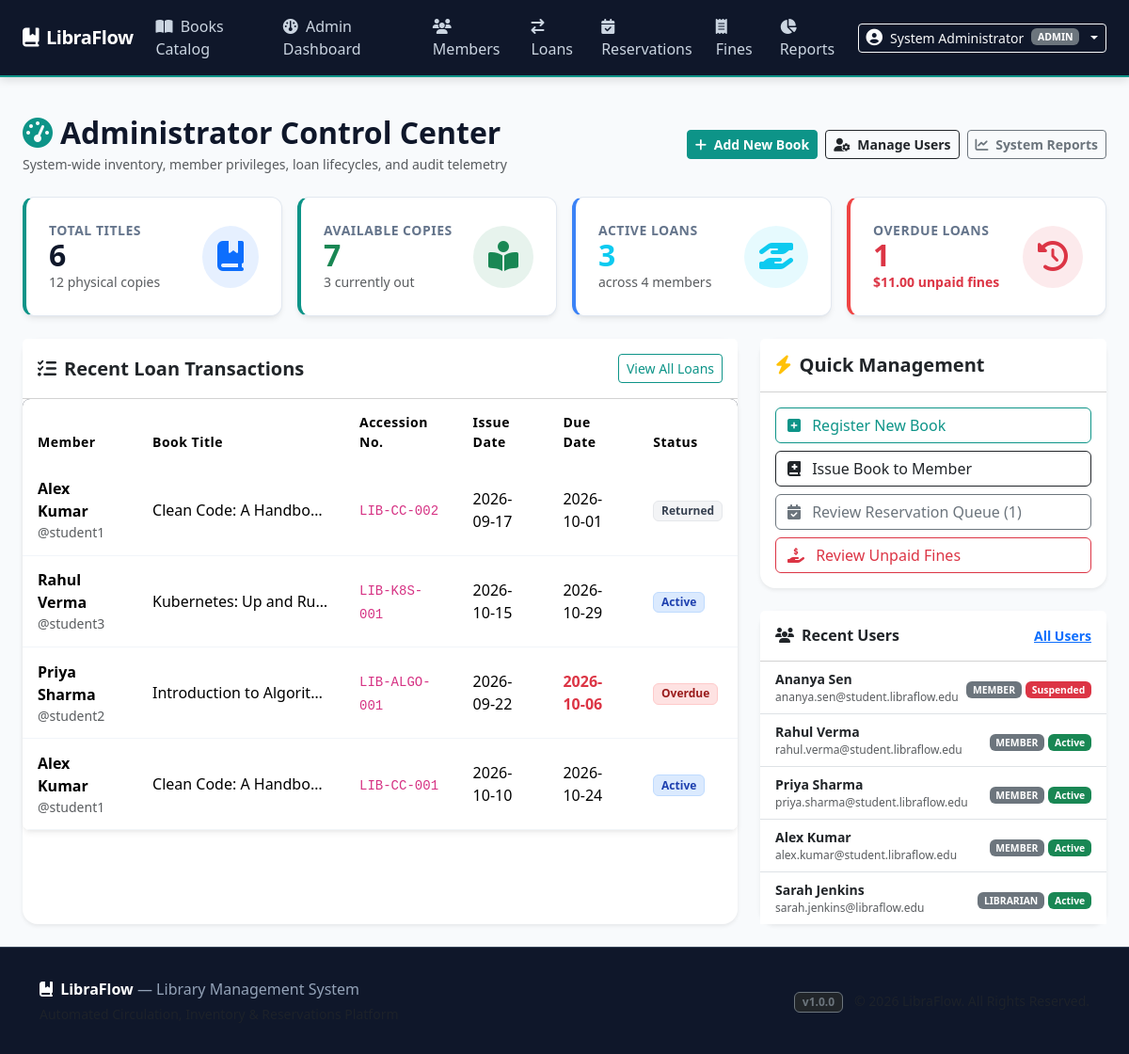
The app's page /admin/dashboard (signed in), older data.
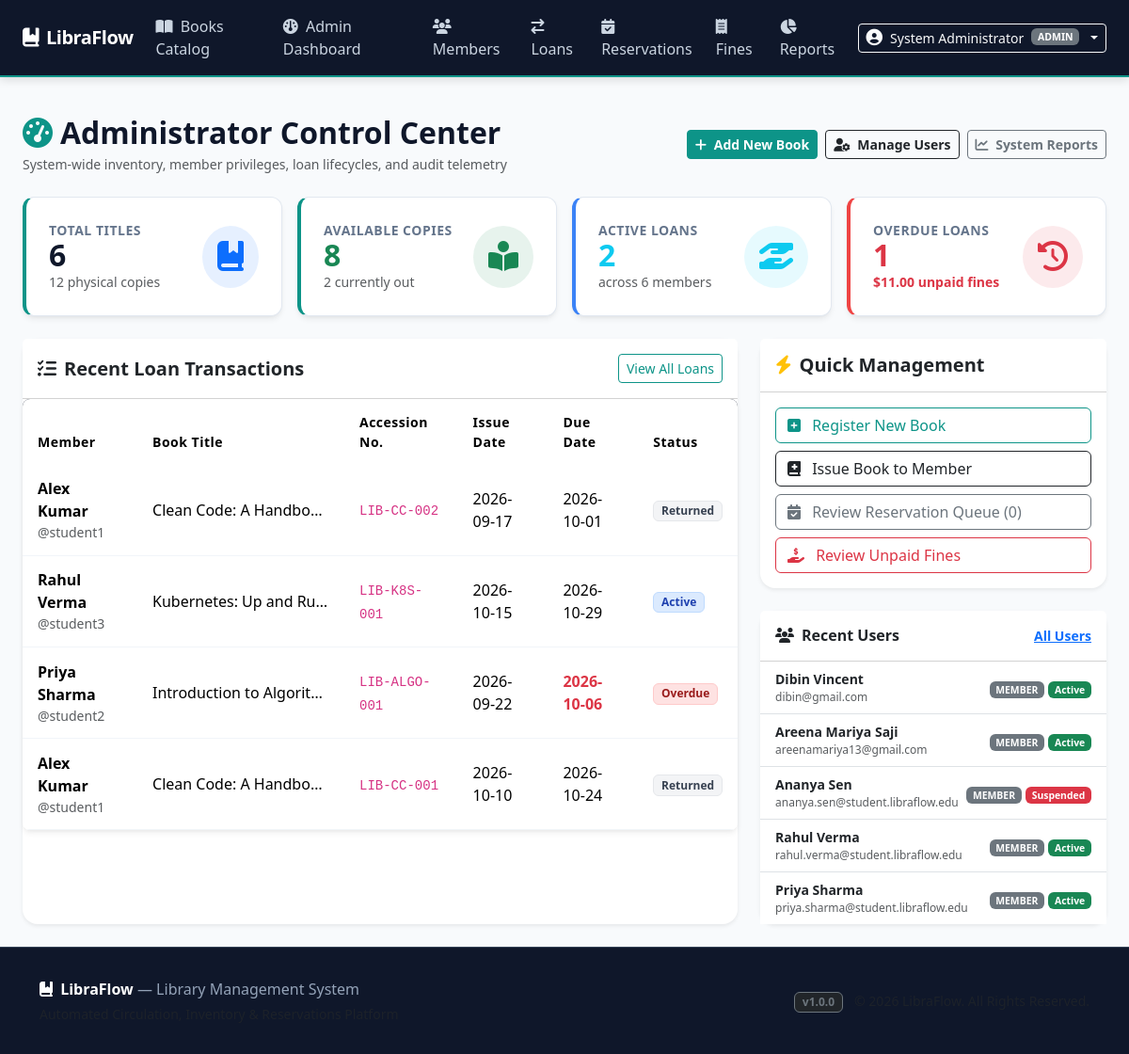
The same page, newer data.
### tables this page shows
CREATE TABLE loans (
    id INTEGER PRIMARY KEY AUTOINCREMENT,
    book_copy_id INTEGER NOT NULL,
    member_id INTEGER NOT NULL,
    issue_date DATE NOT NULL,
    due_date DATE NOT NULL,
    return_date DATE,
    loan_status TEXT NOT NULL DEFAULT 'active' CHECK(loan_status IN ('active', 'returned', 'overdue')),
    created_at TIMESTAMP DEFAULT CURRENT_TIMESTAMP,
    FOREIGN KEY (book_copy_id) REFERENCES book_copies (id) ON DELETE RESTRICT,
    FOREIGN KEY (member_id) REFERENCES users (id) ON DELETE RESTRICT
);

CREATE TABLE users (
    id INTEGER PRIMARY KEY AUTOINCREMENT,
    full_name TEXT NOT NULL,
    username TEXT UNIQUE NOT NULL,
    email TEXT UNIQUE NOT NULL,
    password_hash TEXT NOT NULL,
    role TEXT NOT NULL CHECK(role IN ('admin', 'librarian', 'member')),
    account_status TEXT NOT NULL DEFAULT 'active' CHECK(account_status IN ('active', 'suspended', 'inactive')),
    created_at TIMESTAMP DEFAULT CURRENT_TIMESTAMP
);

CREATE TABLE books (
    id INTEGER PRIMARY KEY AUTOINCREMENT,
    isbn TEXT UNIQUE NOT NULL,
    title TEXT NOT NULL,
    author TEXT NOT NULL,
    publisher TEXT NOT NULL,
    category TEXT NOT NULL,
    publication_year INTEGER NOT NULL,
    description TEXT,
    created_at TIMESTAMP DEFAULT CURRENT_TIMESTAMP
);

CREATE TABLE book_copies (
    id INTEGER PRIMARY KEY AUTOINCREMENT,
    book_id INTEGER NOT NULL,
    accession_number TEXT UNIQUE NOT NULL,
    status TEXT NOT NULL DEFAULT 'available' CHECK(status IN ('available', 'borrowed', 'reserved', 'maintenance')),
    location TEXT NOT NULL,
    created_at TIMESTAMP DEFAULT CURRENT_TIMESTAMP,
    FOREIGN KEY (book_id) REFERENCES books (id) ON DELETE CASCADE
);

### app.py (the view)
    @app.route("/admin/dashboard")
    @login_required
    @roles_required("admin")
    def admin_dashboard():
        conn = get_db()
        sync_overdue_and_fines(conn, app.config["FINE_PER_DAY"])
        total_books = conn.execute("SELECT COUNT(*) as c FROM books").fetchone()["c"]
        total_copies = conn.execute("SELECT COUNT(*) as c FROM book_copies").fetchone()["c"]
        available_copies = conn.execute("SELECT COUNT(*) as c FROM book_copies WHERE status = 'available'").fetchone()["c"]
        borrowed_copies = conn.execute("SELECT COUNT(*) as c FROM book_copies WHERE status = 'borrowed'").fetchone()["c"]
        registered_members = conn.execute("SELECT COUNT(*) as c FROM users WHERE role = 'member'").fetchone()["c"]
        active_loans = conn.execute("SELECT COUNT(*) as c FROM loans WHERE return_date IS NULL").fetchone()["c"]
        overdue_loans = conn.execute("SELECT COUNT(*) as c FROM loans WHERE loan_status = 'overdue'").fetchone()["c"]
        pending_reservations = conn.execute("SELECT COUNT(*) as c FROM reservations WHERE reservation_status = 'pending'").fetchone()["c"]
        total_unpaid_fines = conn.execute("SELECT COALESCE(SUM(amount), 0) as s FROM fines WHERE payment_status = 'unpaid'").fetchone()["s"]
        recent_loans = conn.execute("""
            SELECT l.id, l.issue_date, l.due_date, l.loan_status,
                   u.full_name as member_name, u.username,
                   b.title as book_title, bc.accession_number
            FROM loans l
            JOIN users u ON l.member_id = u.id
            JOIN book_copies bc ON l.book_copy_id = bc.id
            JOIN books b ON bc.book_id = b.id
            ORDER BY l.id DESC LIMIT 5
        """).fetchall()
        recent_members = conn.execute("""
            SELECT id, full_name, username, email, role, account_status, created_at
            FROM users
            ORDER BY id DESC LIMIT 5
        """).fetchall()
        return render_template(
            "admin_dashboard.html",
            total_books=total_books,
            total_copies=total_copies,
            available_copies=available_copies,
            borrowed_copies=borrowed_copies,
            registered_members=registered_members,
            active_loans=active_loans,
            overdue_loans=overdue_loans,
            pending_reservations=pending_reservations,
            total_unpaid_fines=total_unpaid_fines,
            recent_loans=recent_loans,
            recent_members=recent_members
        )

### database/db.py (called while the page is built, shortened)
def get_db(db_path=None):
    if db_path is None:
        if has_app_context() and current_app.config.get("DATABASE_PATH"):
            db_path = current_app.config["DATABASE_PATH"]
        else:
            db_path = str(Path(__file__).resolve().parent / "libraflow.db")
    if has_app_context():
        if "_database" not in g:
            if db_path != ":memory:":
                Path(db_path).parent.mkdir(parents=True, exist_ok=True)
            conn = sqlite3.connect(db_path)
            conn.row_factory = sqlite3.Row
            conn.execute("PRAGMA foreign_keys = ON;")
            g._database = conn
        return g._database

### templates/admin_dashboard.html (shortened to what the changed rows need)
{% extends "base.html" %}
{% block content %}
<div class="container-fluid px-4 py-4">
  <div class="d-flex justify-content-between align-items-center mb-4 flex-wrap gap-2">
    <div>
      <h2 class="fw-bold mb-1"><i class="fa-solid fa-gauge-high text-teal me-2" style="color: var(--lf-teal-primary);"></i>Administrator Control Center</h2>
    </div>
  </div>
  <div class="row g-3 mb-4">
    <div class="col-sm-6 col-xl-3">
      <div class="stat-card">
        <div class="d-flex justify-content-between align-items-center">
          <div>
            <div class="stat-label">Available Copies</div>
            <div class="stat-value text-success">{{ available_copies }}</div>
            <small class="text-muted">{{ borrowed_copies }} currently out</small>
          </div>
        </div>
      </div>
    </div>
    <div class="col-sm-6 col-xl-3">
      <div class="stat-card info-card">
        <div class="d-flex justify-content-between align-items-center">
          <div>
            <div class="stat-label">Active Loans</div>
            <div class="stat-value text-info">{{ active_loans }}</div>
            <small class="text-muted">across {{ registered_members }} members</small>
          </div>
        </div>
      </div>
    </div>
  </div>
  <div class="row g-4">
    <div class="col-lg-8">
      <div class="card border-0 shadow-sm rounded-4 h-100">
        <div class="card-body p-0">
          <div class="table-responsive">
            <table class="table align-middle mb-0">
              <thead>
                <tr>
                  <th>Member</th>
                  <th>Book Title</th>
                  <th>Accession No.</th>
                  <th>Issue Date</th>
                  <th>Due Date</th>
                  <th>Status</th>
                </tr>
              </thead>
              <tbody>
                {% for loan in recent_loans %}
                  <tr>
                    <td>
                      <span class="fw-bold">{{ loan.member_name }}</span>
                      <small class="d-block text-muted">@{{ loan.username }}</small>
                    </td>
                    <td class="text-truncate" style="max-width: 220px;" title="{{ loan.book_title }}">{{ loan.book_title }}</td>
                    <td><code>{{ loan.accession_number }}</code></td>
                    <td>{{ loan.issue_date }}</td>
                    <td>
                      <span class="{% if loan.loan_status == 'overdue' %}text-danger fw-bold{% endif %}">
                        {{ loan.due_date }}
                      </span>
                    </td>
                    <td>
                      {% if loan.loan_status == 'active' %}
                        <span class="badge badge-status-borrowed">Active</span>
                      {% elif loan.loan_status == 'overdue' %}
                        <span class="badge badge-status-overdue">Overdue</span>
                      {% else %}
                        <span class="badge badge-status-returned">Returned</span>
                      {% endif %}
                    </td>
                  </tr>
                {% else %}
                  <tr>
                    <td colspan="6" class="text-center text-muted py-4">No loan records found.</td>
                  </tr>
                {% endfor %}
              </tbody>
            </table>
          </div>
        </div>
      </div>
    </div>
    <div class="col-lg-4">
      <div class="card border-0 shadow-sm rounded-4 mb-4">
        <div class="card-body">
          <div class="d-grid gap-2">
            <a href="{{ url_for('add_book') }}" class="btn btn-outline-primary text-start">
              <i class="fa-solid fa-square-plus me-2"></i> Register New Book
            </a>
            <a href="{{ url_for('loans') }}" class="btn btn-outline-dark text-start">
              <i class="fa-solid fa-book-medical me-2"></i> Issue Book to Member
            </a>
            <a href="{{ url_for('reservations') }}" class="btn btn-outline-secondary text-start">
              <i class="fa-solid fa-calendar-check me-2"></i> Review Reservation Queue ({{ pending_reservations }})
            </a>
            <a href="{{ url_for('fines') }}" class="btn btn-outline-danger text-start">
              <i class="fa-solid fa-hand-holding-dollar me-2"></i> Review Unpaid Fines
            </a>
          </div>
        </div>
      </div>
      <div class="card border-0 shadow-sm rounded-4">
        <div class="card-body p-0">
          <ul class="list-group list-group-flush">
            {% for m in recent_members %}
              <li class="list-group-item d-flex justify-content-between align-items-center py-2 px-3">
                <div>
                  <div class="fw-semibold small">{{ m.full_name }}</div>
                  <div class="text-muted" style="font-size: 0.75rem;">{{ m.email }}</div>
                </div>
                <div>
                  <span class="badge bg-secondary text-uppercase" style="font-size: 0.65rem;">{{ m.role }}</span>
                  {% if m.account_status == 'active' %}
                    <span class="badge bg-success" style="font-size: 0.65rem;">Active</span>
                  {% else %}
                    <span class="badge bg-danger" style="font-size: 0.65rem;">Suspended</span>
                  {% endif %}
                </div>
              </li>
            {% endfor %}
          </ul>
        </div>
      </div>
    </div>
  </div>
</div>
{% endblock %}

Row changes from the older to the newer data that the page shows:
no longer on this page (row unchanged): users: full_name "Alex Kumar", email "alex.kumar@student.libraflow.edu", role "MEMBER", account_status "Active"
no longer on this page (row unchanged): users: full_name "Sarah Jenkins", email "sarah.jenkins@libraflow.edu", role "LIBRARIAN", account_status "Active"
changed loans "LIB-CC-001": loan_status "Active" → "Returned"
added users: full_name "Dibin Vincent", email "dibin@gmail.com", role "MEMBER", account_status "Active"
added users: full_name "Areena Mariya Saji", email "areenamariya13@gmail.com", role "MEMBER", account_status "Active"
Text that changed along with them:
{{ available_copies }}: "7" → "8"
{{ borrowed_copies }}: "3" → "2"
{{ active_loans }}: "3" → "2"
{{ registered_members }}: "4" → "6"
{{ pending_reservations }}: "1" → "0"
